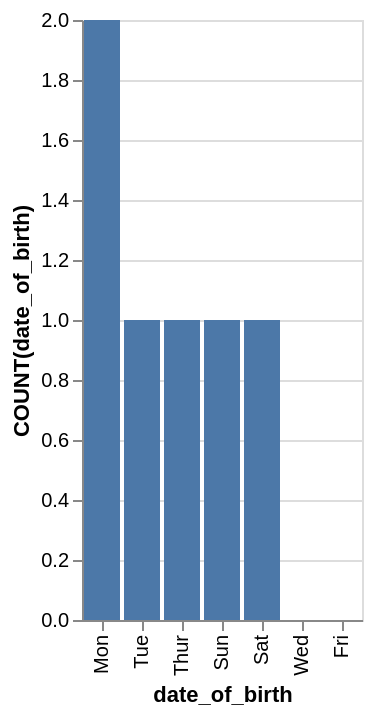

Describe this chart as a Vega-Lite specification.
### Vega-Lite specification from a JSON file in a GitHub repository (floating-point values rounded to 4 significant figures)
{"data": {"values": [{"x_data": "Mon", "y_data": 2}, {"x_data": "Tue", "y_data": 1}, {"x_data": "Thur", "y_data": 1}, {"x_data": "Sun", "y_data": 1}, {"x_data": "Sat", "y_data": 1}, {"x_data": "Wed", "y_data": 0}, {"x_data": "Fri", "y_data": 0}]}, "mark": "bar", "encoding": {"x": {"field": "x_data", "type": "nominal", "title": "date_of_birth", "sort": {"op": "sum", "field": "y_data", "order": "descending"}}, "y": {"field": "y_data", "type": "quantitative", "title": "COUNT(date_of_birth)"}}}
